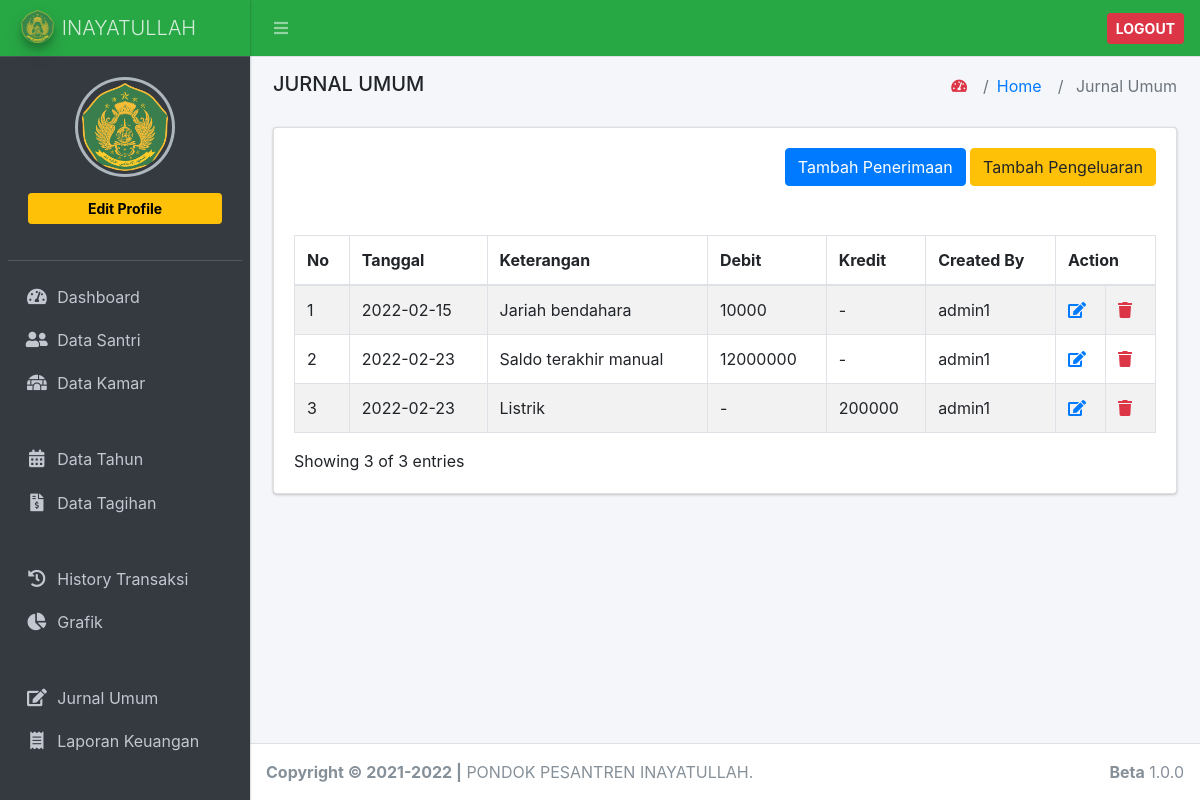
/index.php/jurnal_umum, run on an earlier commit of the app's database.
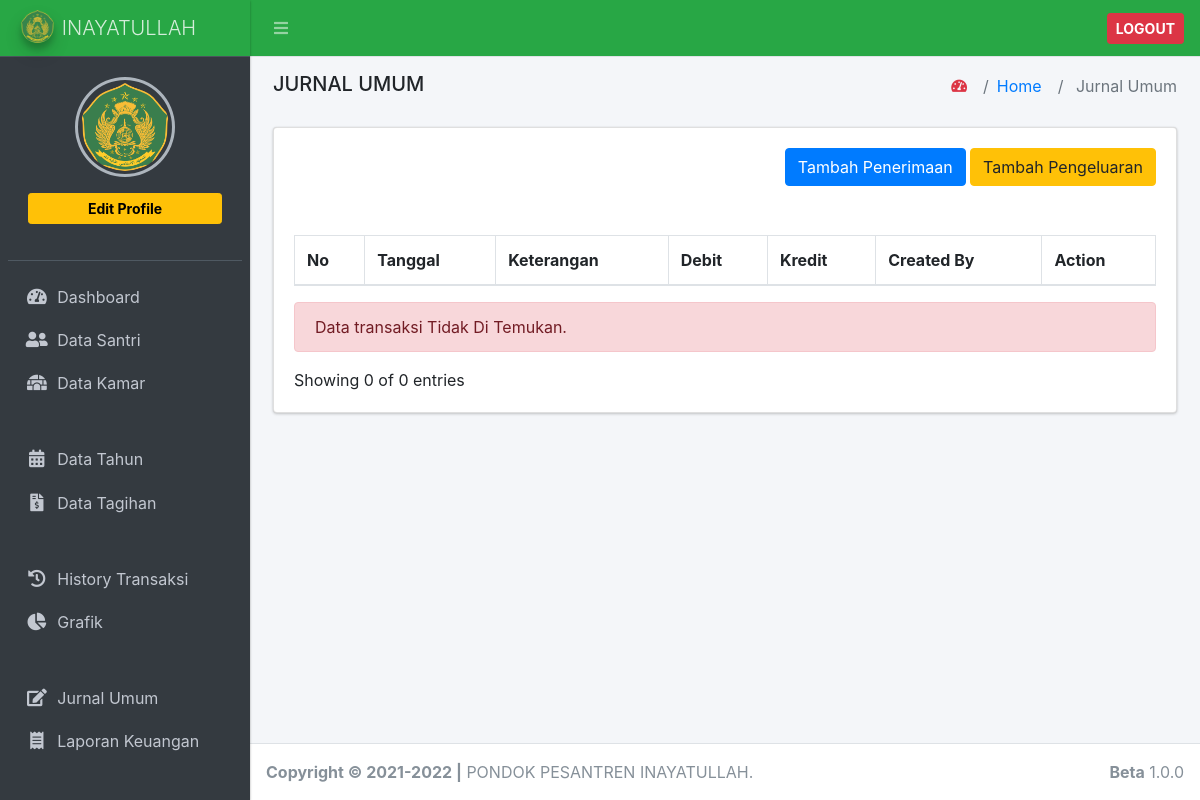
And on a later commit of the database.
### tables this page shows
CREATE TABLE `tb_jurnal_umum` (
  `id_jurnal_umum` int(11) NOT NULL,
  `pemasukan` varchar(200) NOT NULL,
  `pengeluaran` varchar(200) NOT NULL,
  `tgl_jurnal` date NOT NULL,
  `keterangan` varchar(200) NOT NULL,
  `created_by` varchar(200) NOT NULL
);

### application/controllers/jurnal_umum.php (called while the page is built, shortened)
<?php
class Jurnal_umum extends CI_Controller
{
	public function __construct()
	{
		$this->load->model('m_jurnal_umum');
		$this->load->library('form_validation');
	}
	public function index()
	{
		$this->load->library('pagination');
		$config['base_url'] = 'http://localhost/spp_inay/jurnal_umum/index/';
		$config['total_rows'] = $this->m_jurnal_umum->count_search_data();
		$config['per_page'] = 10;
		$config['start'] = $this->uri->segment(3);
		$config["full_tag_open"] = ' <nav><ul class="pagination justify-content-end">';
		$config["full_tag_close"] = '</ul></nav>';
		$config['first_link'] = 'First';
		$config["first_tag_open"] = '<li class="page-item">';
		$config["first_tag_close"] = '</li>';
		$config['last_link'] = 'Last';
		$config["last_tag_open"] = '<li class="page-item">';
		$config["last_tag_close"] = '</li>';
		$config['prev_link'] = '&laquo';
		$config["prev_tag_open"] = '<li class="page-item">';
		$config["prev_tag_close"] = '</li>';
		$config['next_link'] = '&raquo;';
		$config["next_tag_open"] = '<li>';
		$config["next_tag_close"] = '</li>';
		$config["cur_tag_open"] = "<li class='page-item active'><a class='page-link' href='#'>";
		$config["cur_tag_close"] = "</a></li>";
		$config["num_tag_open"] = "<li class='page-item'>";
		$config["num_tag_close"] = "</li>";
		$config["attributes"] = array('class' => 'page-link');
		$this->pagination->initialize($config);
		$pagination_link = $this->pagination->create_links();
			$jurnal_umum = $this->m_jurnal_umum->get_search_data($config['per_page'], $config['start']);
		$data = [
			'title' => 'Jurnal Umum',
			'isi' => 'jurnal_umum/index',
			'jurnal_umum' => $jurnal_umum,
			'jumlah_pemasukan' => $this->m_jurnal_umum->jumlah_pemasukan(),
			'start' => $this->uri->segment(3),
			'pagination' => $pagination_link,
			'jumlah_data' => $this->m_jurnal_umum->count_search_data(),
		];
		return $this->load->view('master/index', $data);
	}
}

### index.php (called while the page is built, shortened)
<?php
require_once BASEPATH.'core/CodeIgniter.php';

### application/config/config.php (called while the page is built, shortened)
<?php
$config['base_url'] = 'http://localhost/spp_inay/';
$config['index_page'] = '';
$config['uri_protocol']    = 'REQUEST_URI';
$config['url_suffix'] = '';
$config['language']    = 'english';
$config['charset'] = 'UTF-8';
$config['enable_hooks'] = FALSE;
$config['subclass_prefix'] = 'MY_';
$config['composer_autoload'] = FALSE;
$config['permitted_uri_chars'] = 'a-z 0-9~%.:_\-';
$config['enable_query_strings'] = FALSE;
$config['controller_trigger'] = 'c';
$config['function_trigger'] = 'm';
$config['directory_trigger'] = 'd';
$config['allow_get_array'] = TRUE;
$config['log_threshold'] = 0;
$config['log_path'] = '';
$config['log_file_extension'] = '';
$config['log_file_permissions'] = 0644;
$config['log_date_format'] = 'Y-m-d H:i:s';
$config['error_views_path'] = '';
$config['cache_path'] = '';
$config['cache_query_string'] = FALSE;
$config['encryption_key'] = '';
$config['sess_driver'] = 'files';
$config['sess_cookie_name'] = 'ci_session';
$config['sess_expiration'] = 7200;
$config['sess_save_path'] = NULL;
$config['sess_match_ip'] = FALSE;
$config['sess_time_to_update'] = 300;
$config['sess_regenerate_destroy'] = FALSE;
$config['cookie_prefix']    = '';
$config['cookie_domain']    = '';
$config['cookie_path']        = '/';
$config['cookie_secure']    = FALSE;
$config['cookie_httponly']     = FALSE;
$config['standardize_newlines'] = FALSE;
$config['global_xss_filtering'] = FALSE;
$config['csrf_protection'] = FALSE;
$config['csrf_token_name'] = 'csrf_test_name';
$config['csrf_cookie_name'] = 'csrf_cookie_name';
$config['csrf_expire'] = 7200;
$config['csrf_regenerate'] = TRUE;
$config['csrf_exclude_uris'] = array();
$config['compress_output'] = FALSE;
$config['time_reference'] = 'local';
$config['rewrite_short_tags'] = FALSE;
$config['proxy_ips'] = '';

### application/models/m_jurnal_umum.php (called while the page is built, shortened)
<?php
class m_jurnal_umum extends CI_Model
{
	public function count_search_data()
	{
		return $this->db->get('tb_jurnal_umum')->num_rows();
	}
	public function jumlah_pemasukan()
	{
		$this->db->select_sum('pemasukan');
		return $this->db->get('tb_jurnal_umum')->row()->pemasukan;
	}
}

### application/views/jurnal_umum/index.php (the view, shortened to what the changed rows need)
<div class="card">
    <div class="card-body">
        <div id="example1_wrapper" class="dataTables_wrapper dt-bootstrap4">
            <br>
            <br>
            <div class="row">
                <div class="col-sm-12">
                    <table id="example1" class="table table-bordered table-striped dataTable" role="grid" aria-describedby="example1_info">
                        <thead>
                            <tr role="row">
                                <th class="sorting_asc" tabindex="0" aria-controls="example1" rowspan="1" colspan="1" aria-sort="ascending" aria-label="No: activate to sort column descending">No</th>
                                <th class="sorting" tabindex="0" aria-controls="example1" rowspan="1" colspan="1" aria-label="Kelas: activate to sort column ascending">Tanggal</th>
                                <th class="sorting" tabindex="0" aria-controls="example1" rowspan="1" colspan="1" aria-label="Kelas: activate to sort column ascending">Keterangan</th>
                                <th class="sorting" tabindex="0" aria-controls="example1" rowspan="1" colspan="1" aria-label="Nama: activate to sort column ascending">Debit</th>
                                <th class="sorting" tabindex="0" aria-controls="example1" rowspan="1" colspan="1" aria-label="Alamat: activate to sort column ascending">Kredit</th>
                                <th class="sorting" tabindex="0" aria-controls="example1" rowspan="1" colspan="1" aria-label="Kamar: activate to sort column ascending">Created By</th>
                                <th class="sorting" tabindex="0" aria-controls="example1" rowspan="1" colspan="3" aria-label="Kelas: activate to sort column ascending">Action</th>
                            </tr>
                        </thead>
                        <tbody>
                            <?php
                            $no = 0;
                            foreach ($jurnal_umum as $ju) {
                                $no++
                            ?>
                                <tr role="row" class="odd">
                                    <td><?= ++$start ?></td>
                                    <td><?= $ju->tgl_jurnal; ?></td>
                                    <td><?= ucfirst($ju->keterangan); ?></td>
                                    <td>
                                        <?php
                                        if ($ju->pemasukan) {
                                            echo $ju->pemasukan;
                                        }else {
                                            echo '-';
                                        }
                                        ?>
                                    </td>
                                    <td>
                                        <?php
                                        if ($ju->pengeluaran) {
                                            echo $ju->pengeluaran;
                                        }else {
                                            echo '-';
                                        }
                                        ?>
                                    </td>
                                    <td><?= $ju->created_by ;?></td>
                                    <td width="50">
                                        <a class="text-primary" data-toggle="tooltip" data-placement="top" title="Edit" href="<?= base_url('jurnal_umum/edit/') ?><?= $ju->id_jurnal_umum ?>"><i class="fa fa-edit"></i></a>
                                    </td>
                                    <td width="50">
                                        <a onclick="confirm('Anda Yakin ?')" class="text-danger" data-toggle="tooltip" data-placement="top" title="Hapus" href="<?= base_url('jurnal_umum/hapus/') ?><?= $ju->id_jurnal_umum ?>"><i class="fa fa-trash"></i></a>
                                    </td>
                                </tr>
                            <?php
                            } ?>
                        </tbody>
                    </table>
                    <?php
                    if (empty($jurnal_umum)) {
                        echo '<div class="alert alert-danger alert-dismissible fade show" role="alert">
                        Data transaksi Tidak Di Temukan.
                    </div>';
                    }
                    ?>
                </div>
            </div>
            <div class="row">
                <div class="col-sm-12 col-md-5">
                    <div class="dataTables_info" id="example1_info" role="status" aria-live="polite">Showing <?= $no; ?> of <?= $jumlah_data; ?> entries</div>
                </div>
            </div>
        </div>
    </div>
</div>

What changed in the data, as far as the page shows it:
removed tb_jurnal_umum: tgl_jurnal "2022-02-15", keterangan "Jariah bendahara", pemasukan "10000", created_by "admin1"
removed tb_jurnal_umum: tgl_jurnal "2022-02-23", keterangan "Saldo terakhir manual", pemasukan "12000000", created_by "admin1"
removed tb_jurnal_umum: tgl_jurnal "2022-02-23", keterangan "Listrik", pengeluaran "200000", created_by "admin1"
Also different on the page:
$no: "3" → "0"
$jumlah_data: "3" → "0"
text now shown: "Data transaksi Tidak Di Temukan."
